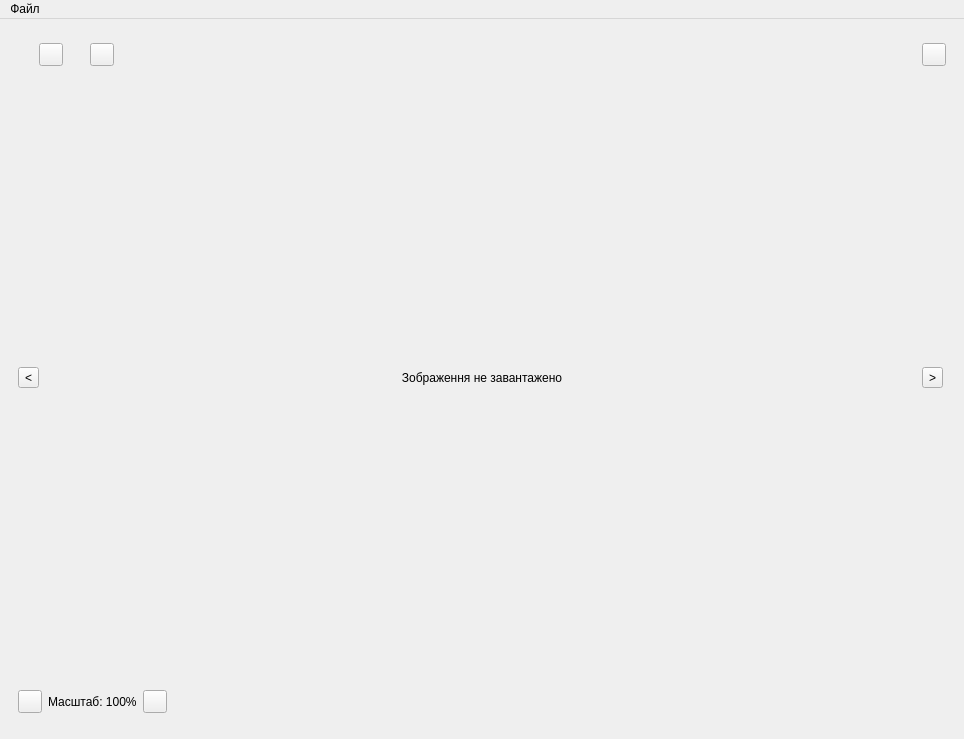
<?xml version="1.0" encoding="UTF-8"?>
<ui version="4.0">
 <class>MainWindow</class>
 <widget class="QMainWindow" name="MainWindow">
  <property name="geometry">
   <rect>
    <x>0</x>
    <y>0</y>
    <width>964</width>
    <height>739</height>
   </rect>
  </property>
  <property name="windowTitle">
   <string>Галерея</string>
  </property>
  <property name="windowIcon">
   <iconset theme="QIcon::ThemeIcon::CameraPhoto"/>
  </property>
  <property name="autoFillBackground">
   <bool>false</bool>
  </property>
  <widget class="QWidget" name="centralwidget">
   <layout class="QGridLayout" name="gridLayout_2">
    <item row="0" column="0">
     <widget class="QStackedWidget" name="stackedWidget">
      <property name="currentIndex">
       <number>0</number>
      </property>
      <widget class="QWidget" name="page">
       <layout class="QGridLayout" name="gridLayout">
        <item row="1" column="7">
         <widget class="QToolButton" name="P1_nextImage">
          <property name="focusPolicy">
           <enum>Qt::FocusPolicy::NoFocus</enum>
          </property>
          <property name="toolTip">
           <string>Наступне зображення</string>
          </property>
          <property name="styleSheet">
           <string notr="true"/>
          </property>
          <property name="text">
           <string>&gt;</string>
          </property>
         </widget>
        </item>
        <item row="2" column="5">
         <widget class="QToolButton" name="P1_sizeIcon">
          <property name="enabled">
           <bool>false</bool>
          </property>
          <property name="focusPolicy">
           <enum>Qt::FocusPolicy::NoFocus</enum>
          </property>
          <property name="toolTip">
           <string>Розмір на диску</string>
          </property>
          <property name="styleSheet">
           <string notr="true">border:none</string>
          </property>
          <property name="text">
           <string/>
          </property>
          <property name="icon">
           <iconset theme="QIcon::ThemeIcon::DocumentSave"/>
          </property>
         </widget>
        </item>
        <item row="0" column="7">
         <widget class="QToolButton" name="P1_delete">
          <property name="focusPolicy">
           <enum>Qt::FocusPolicy::NoFocus</enum>
          </property>
          <property name="toolTip">
           <string>Видалити</string>
          </property>
          <property name="styleSheet">
           <string notr="true"/>
          </property>
          <property name="text">
           <string/>
          </property>
          <property name="icon">
           <iconset theme="QIcon::ThemeIcon::EditDelete"/>
          </property>
         </widget>
        </item>
        <item row="2" column="7">
         <widget class="QToolButton" name="P1_resolutionIcon">
          <property name="enabled">
           <bool>false</bool>
          </property>
          <property name="focusPolicy">
           <enum>Qt::FocusPolicy::NoFocus</enum>
          </property>
          <property name="toolTip">
           <string>Розширення</string>
          </property>
          <property name="styleSheet">
           <string notr="true">border:none</string>
          </property>
          <property name="text">
           <string/>
          </property>
          <property name="icon">
           <iconset theme="QIcon::ThemeIcon::ZoomFitBest"/>
          </property>
         </widget>
        </item>
        <item row="2" column="0">
         <widget class="QToolButton" name="P1_zoomOut">
          <property name="focusPolicy">
           <enum>Qt::FocusPolicy::NoFocus</enum>
          </property>
          <property name="toolTip">
           <string>Зменшити масштаб</string>
          </property>
          <property name="styleSheet">
           <string notr="true"/>
          </property>
          <property name="text">
           <string/>
          </property>
          <property name="icon">
           <iconset theme="QIcon::ThemeIcon::ZoomOut"/>
          </property>
         </widget>
        </item>
        <item row="2" column="2">
         <widget class="QToolButton" name="P1_zoomIn">
          <property name="focusPolicy">
           <enum>Qt::FocusPolicy::NoFocus</enum>
          </property>
          <property name="toolTip">
           <string>Збільшити масштаб</string>
          </property>
          <property name="styleSheet">
           <string notr="true"/>
          </property>
          <property name="text">
           <string/>
          </property>
          <property name="icon">
           <iconset theme="QIcon::ThemeIcon::ZoomIn"/>
          </property>
         </widget>
        </item>
        <item row="2" column="4">
         <widget class="QLabel" name="P1_size">
          <property name="text">
           <string/>
          </property>
          <property name="alignment">
           <set>Qt::AlignmentFlag::AlignRight|Qt::AlignmentFlag::AlignTrailing|Qt::AlignmentFlag::AlignVCenter</set>
          </property>
         </widget>
        </item>
        <item row="2" column="6">
         <widget class="QLabel" name="P1_resolution">
          <property name="sizePolicy">
           <sizepolicy hsizetype="Maximum" vsizetype="Preferred">
            <horstretch>0</horstretch>
            <verstretch>0</verstretch>
           </sizepolicy>
          </property>
          <property name="text">
           <string/>
          </property>
          <property name="alignment">
           <set>Qt::AlignmentFlag::AlignRight|Qt::AlignmentFlag::AlignTrailing|Qt::AlignmentFlag::AlignVCenter</set>
          </property>
         </widget>
        </item>
        <item row="1" column="1" colspan="6">
         <widget class="QLabel" name="P1_mainImageView">
          <property name="minimumSize">
           <size>
            <width>800</width>
            <height>600</height>
           </size>
          </property>
          <property name="text">
           <string>Зображення не завантажено</string>
          </property>
          <property name="alignment">
           <set>Qt::AlignmentFlag::AlignCenter</set>
          </property>
         </widget>
        </item>
        <item row="1" column="0">
         <widget class="QToolButton" name="P1_prevImage">
          <property name="enabled">
           <bool>true</bool>
          </property>
          <property name="focusPolicy">
           <enum>Qt::FocusPolicy::NoFocus</enum>
          </property>
          <property name="toolTip">
           <string>Попереднє зображення</string>
          </property>
          <property name="styleSheet">
           <string notr="true"/>
          </property>
          <property name="text">
           <string>&lt;</string>
          </property>
         </widget>
        </item>
        <item row="0" column="2" colspan="5">
         <widget class="QLabel" name="P1_name">
          <property name="text">
           <string/>
          </property>
          <property name="alignment">
           <set>Qt::AlignmentFlag::AlignCenter</set>
          </property>
         </widget>
        </item>
        <item row="2" column="1">
         <widget class="QLabel" name="P1_scale">
          <property name="enabled">
           <bool>true</bool>
          </property>
          <property name="sizePolicy">
           <sizepolicy hsizetype="Fixed" vsizetype="Preferred">
            <horstretch>0</horstretch>
            <verstretch>0</verstretch>
           </sizepolicy>
          </property>
          <property name="text">
           <string>Масштаб: 100%</string>
          </property>
         </widget>
        </item>
        <item row="0" column="0" colspan="2">
         <layout class="QHBoxLayout" name="horizontalLayout">
          <item>
           <widget class="QToolButton" name="P1_toList">
            <property name="focusPolicy">
             <enum>Qt::FocusPolicy::NoFocus</enum>
            </property>
            <property name="toolTip">
             <string>Відкрити список</string>
            </property>
            <property name="text">
             <string/>
            </property>
            <property name="icon">
             <iconset theme="QIcon::ThemeIcon::FormatJustifyCenter"/>
            </property>
           </widget>
          </item>
          <item>
           <widget class="QToolButton" name="P1_rotate">
            <property name="focusPolicy">
             <enum>Qt::FocusPolicy::NoFocus</enum>
            </property>
            <property name="toolTip">
             <string>Повернути зображення</string>
            </property>
            <property name="styleSheet">
             <string notr="true"/>
            </property>
            <property name="text">
             <string/>
            </property>
            <property name="icon">
             <iconset theme="QIcon::ThemeIcon::ViewRefresh"/>
            </property>
           </widget>
          </item>
         </layout>
        </item>
       </layout>
      </widget>
      <widget class="QWidget" name="page_2">
       <layout class="QGridLayout" name="gridLayout_3">
        <item row="0" column="2">
         <widget class="QGroupBox" name="searchGroupBox">
          <property name="sizePolicy">
           <sizepolicy hsizetype="Preferred" vsizetype="Maximum">
            <horstretch>0</horstretch>
            <verstretch>0</verstretch>
           </sizepolicy>
          </property>
          <property name="title">
           <string/>
          </property>
          <layout class="QFormLayout" name="formLayout">
           <item row="0" column="0" colspan="2">
            <widget class="QLineEdit" name="P2_widthFilter">
             <property name="placeholderText">
              <string>Ширина</string>
             </property>
            </widget>
           </item>
           <item row="1" column="0" colspan="2">
            <widget class="QLineEdit" name="P2_heightFilter">
             <property name="placeholderText">
              <string>Висота</string>
             </property>
            </widget>
           </item>
           <item row="2" column="0" colspan="2">
            <widget class="QLineEdit" name="P2_sizeFilter">
             <property name="placeholderText">
              <string>Розмір (KB)</string>
             </property>
            </widget>
           </item>
           <item row="3" column="0" colspan="2">
            <widget class="QComboBox" name="P2_formatFilter">
             <item>
              <property name="text">
               <string>Формат</string>
              </property>
             </item>
             <item>
              <property name="text">
               <string>BMP</string>
              </property>
             </item>
             <item>
              <property name="text">
               <string>PNG</string>
              </property>
             </item>
             <item>
              <property name="text">
               <string>JPEG</string>
              </property>
             </item>
             <item>
              <property name="text">
               <string>JPG</string>
              </property>
             </item>
            </widget>
           </item>
           <item row="4" column="0" colspan="2">
            <widget class="QPushButton" name="P2_search">
             <property name="text">
              <string>Пошук</string>
             </property>
            </widget>
           </item>
          </layout>
         </widget>
        </item>
        <item row="2" column="2">
         <widget class="QListWidget" name="P2_imageListView">
          <property name="sizePolicy">
           <sizepolicy hsizetype="Preferred" vsizetype="Expanding">
            <horstretch>0</horstretch>
            <verstretch>0</verstretch>
           </sizepolicy>
          </property>
          <property name="frameShape">
           <enum>QFrame::Shape::StyledPanel</enum>
          </property>
          <property name="frameShadow">
           <enum>QFrame::Shadow::Plain</enum>
          </property>
          <property name="verticalScrollBarPolicy">
           <enum>Qt::ScrollBarPolicy::ScrollBarAsNeeded</enum>
          </property>
          <property name="horizontalScrollBarPolicy">
           <enum>Qt::ScrollBarPolicy::ScrollBarAsNeeded</enum>
          </property>
          <property name="sizeAdjustPolicy">
           <enum>QAbstractScrollArea::SizeAdjustPolicy::AdjustIgnored</enum>
          </property>
          <property name="editTriggers">
           <set>QAbstractItemView::EditTrigger::DoubleClicked|QAbstractItemView::EditTrigger::EditKeyPressed|QAbstractItemView::EditTrigger::SelectedClicked</set>
          </property>
          <property name="showDropIndicator" stdset="0">
           <bool>false</bool>
          </property>
          <property name="dragDropMode">
           <enum>QAbstractItemView::DragDropMode::DragDrop</enum>
          </property>
          <property name="defaultDropAction">
           <enum>Qt::DropAction::IgnoreAction</enum>
          </property>
          <property name="alternatingRowColors">
           <bool>false</bool>
          </property>
          <property name="selectionMode">
           <enum>QAbstractItemView::SelectionMode::NoSelection</enum>
          </property>
          <property name="iconSize">
           <size>
            <width>64</width>
            <height>64</height>
           </size>
          </property>
          <property name="verticalScrollMode">
           <enum>QAbstractItemView::ScrollMode::ScrollPerPixel</enum>
          </property>
          <property name="horizontalScrollMode">
           <enum>QAbstractItemView::ScrollMode::ScrollPerPixel</enum>
          </property>
          <property name="movement">
           <enum>QListView::Movement::Free</enum>
          </property>
          <property name="flow">
           <enum>QListView::Flow::LeftToRight</enum>
          </property>
          <property name="resizeMode">
           <enum>QListView::ResizeMode::Adjust</enum>
          </property>
          <property name="layoutMode">
           <enum>QListView::LayoutMode::SinglePass</enum>
          </property>
          <property name="spacing">
           <number>0</number>
          </property>
          <property name="gridSize">
           <size>
            <width>100</width>
            <height>100</height>
           </size>
          </property>
          <property name="viewMode">
           <enum>QListView::ViewMode::IconMode</enum>
          </property>
          <property name="modelColumn">
           <number>0</number>
          </property>
          <property name="sortingEnabled">
           <bool>false</bool>
          </property>
         </widget>
        </item>
        <item row="0" column="3" rowspan="3">
         <widget class="QGroupBox" name="groupBox">
          <property name="minimumSize">
           <size>
            <width>300</width>
            <height>256</height>
           </size>
          </property>
          <property name="maximumSize">
           <size>
            <width>256</width>
            <height>16777215</height>
           </size>
          </property>
          <property name="title">
           <string/>
          </property>
          <property name="alignment">
           <set>Qt::AlignmentFlag::AlignCenter</set>
          </property>
          <layout class="QGridLayout" name="gridLayout_4">
           <item row="2" column="0">
            <widget class="QLabel" name="P2_detailsTitle">
             <property name="sizePolicy">
              <sizepolicy hsizetype="Preferred" vsizetype="Maximum">
               <horstretch>0</horstretch>
               <verstretch>0</verstretch>
              </sizepolicy>
             </property>
             <property name="text">
              <string>&lt;html&gt;&lt;head/&gt;&lt;body&gt;&lt;p&gt;&lt;span style=&quot; font-size:11pt; font-weight:700;&quot;&gt;Деталі:&lt;/span&gt;&lt;/p&gt;&lt;/body&gt;&lt;/html&gt;</string>
             </property>
            </widget>
           </item>
           <item row="3" column="0">
            <widget class="QLabel" name="P2_imageDetails">
             <property name="minimumSize">
              <size>
               <width>256</width>
               <height>0</height>
              </size>
             </property>
             <property name="frameShape">
              <enum>QFrame::Shape::NoFrame</enum>
             </property>
             <property name="text">
              <string/>
             </property>
             <property name="alignment">
              <set>Qt::AlignmentFlag::AlignLeading|Qt::AlignmentFlag::AlignLeft|Qt::AlignmentFlag::AlignTop</set>
             </property>
            </widget>
           </item>
           <item row="4" column="0">
            <widget class="QRadioButton" name="P2_inAscending">
             <property name="text">
              <string>За зростанням</string>
             </property>
             <property name="checked">
              <bool>true</bool>
             </property>
            </widget>
           </item>
           <item row="0" column="0">
            <widget class="QLabel" name="P2_imagePreview">
             <property name="minimumSize">
              <size>
               <width>256</width>
               <height>256</height>
              </size>
             </property>
             <property name="maximumSize">
              <size>
               <width>256</width>
               <height>256</height>
              </size>
             </property>
             <property name="frameShape">
              <enum>QFrame::Shape::NoFrame</enum>
             </property>
             <property name="midLineWidth">
              <number>0</number>
             </property>
             <property name="text">
              <string/>
             </property>
             <property name="alignment">
              <set>Qt::AlignmentFlag::AlignCenter</set>
             </property>
            </widget>
           </item>
           <item row="4" column="1">
            <widget class="QRadioButton" name="P2_inDescending">
             <property name="text">
              <string>За спаданням</string>
             </property>
            </widget>
           </item>
           <item row="5" column="0" colspan="2">
            <widget class="QComboBox" name="P2_sort">
             <property name="sizePolicy">
              <sizepolicy hsizetype="Preferred" vsizetype="Fixed">
               <horstretch>0</horstretch>
               <verstretch>0</verstretch>
              </sizepolicy>
             </property>
             <property name="currentText">
              <string>Сортувати за іменем</string>
             </property>
             <property name="currentIndex">
              <number>0</number>
             </property>
             <property name="frame">
              <bool>true</bool>
             </property>
             <item>
              <property name="text">
               <string>Сортувати за іменем</string>
              </property>
             </item>
             <item>
              <property name="text">
               <string>Сортувати за розміром</string>
              </property>
             </item>
             <item>
              <property name="text">
               <string>Сортувати за шириною</string>
              </property>
             </item>
             <item>
              <property name="text">
               <string>Сортувати з висотою</string>
              </property>
             </item>
            </widget>
           </item>
           <item row="6" column="0" colspan="2">
            <widget class="QLineEdit" name="P2_minSize">
             <property name="text">
              <string/>
             </property>
             <property name="placeholderText">
              <string>Мінімальний розмір (МБ)</string>
             </property>
            </widget>
           </item>
           <item row="7" column="0" colspan="2">
            <widget class="QLineEdit" name="P2_maxSize">
             <property name="placeholderText">
              <string>Максимальний розмір (МБ)</string>
             </property>
            </widget>
           </item>
           <item row="8" column="0" colspan="2">
            <widget class="QPushButton" name="P2_searchInSizeRange">
             <property name="text">
              <string>Зображення у заданому діапазоні</string>
             </property>
            </widget>
           </item>
           <item row="9" column="0" colspan="2">
            <widget class="QPushButton" name="P2_displayMinMaxSize">
             <property name="sizePolicy">
              <sizepolicy hsizetype="Minimum" vsizetype="Maximum">
               <horstretch>0</horstretch>
               <verstretch>0</verstretch>
              </sizepolicy>
             </property>
             <property name="text">
              <string>Вивести зображення з найменшим
 і найбільшим розміром на диску</string>
             </property>
            </widget>
           </item>
           <item row="1" column="0" colspan="2">
            <widget class="Line" name="P2_separator">
             <property name="orientation">
              <enum>Qt::Orientation::Horizontal</enum>
             </property>
            </widget>
           </item>
          </layout>
         </widget>
        </item>
       </layout>
      </widget>
     </widget>
    </item>
   </layout>
  </widget>
  <widget class="QMenuBar" name="menuBar">
   <property name="geometry">
    <rect>
     <x>0</x>
     <y>0</y>
     <width>964</width>
     <height>25</height>
    </rect>
   </property>
   <property name="nativeMenuBar">
    <bool>false</bool>
   </property>
   <widget class="QMenu" name="File">
    <property name="geometry">
     <rect>
      <x>290</x>
      <y>115</y>
      <width>280</width>
      <height>200</height>
     </rect>
    </property>
    <property name="title">
     <string>Файл</string>
    </property>
    <addaction name="M_openFolder"/>
    <addaction name="M_createObject"/>
    <addaction name="separator"/>
    <addaction name="M_exportToFile"/>
    <addaction name="M_importFromFile"/>
    <addaction name="separator"/>
    <addaction name="M_changeFormat"/>
   </widget>
   <addaction name="File"/>
  </widget>
  <action name="M_exportToFile">
   <property name="text">
    <string>Експорт даних у файл</string>
   </property>
  </action>
  <action name="M_importFromFile">
   <property name="text">
    <string>Імпорт даних із файлу</string>
   </property>
  </action>
  <action name="M_changeFormat">
   <property name="text">
    <string>Експорт файлу в інший формат</string>
   </property>
  </action>
  <action name="action">
   <property name="text">
    <string>Відкрити папку</string>
   </property>
  </action>
  <action name="M_openFolder">
   <property name="text">
    <string>Відкрити папку</string>
   </property>
  </action>
  <action name="M_createObject">
   <property name="text">
    <string>Створити об'єкт вручну</string>
   </property>
  </action>
 </widget>
 <resources/>
 <connections/>
</ui>
